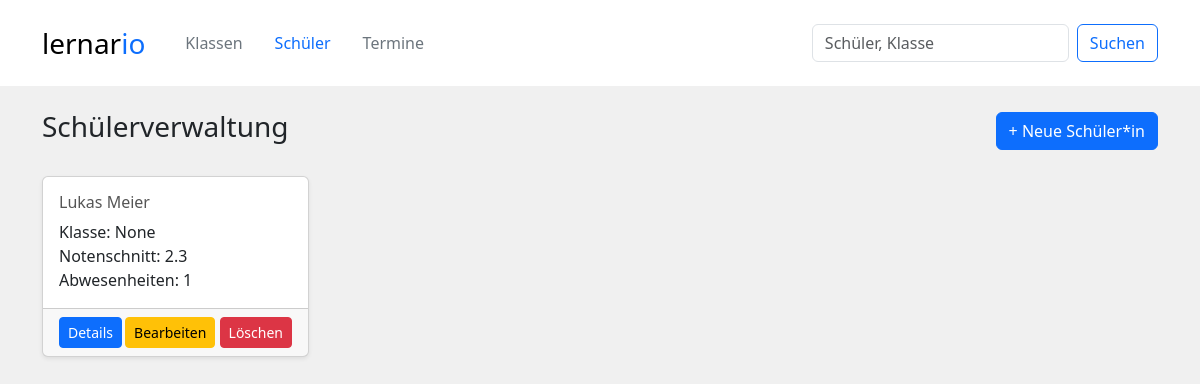
The app's page /schueler/ with its own data.
### tables this page shows
CREATE TABLE schueler (
    schueler_id INTEGER PRIMARY KEY,
    klasse_id INTEGER,
    vorname TEXT,
    nachname TEXT,
    FOREIGN KEY (klasse_id) REFERENCES klassen(klasse_id) ON DELETE CASCADE
);

### controllers/student_controller.py (the view)
@schueler_bp.route('/', methods=['GET'])
def uebersicht():
    schueler_liste = schueler_service.gib_alle_schueler_mit_grundinformationen()
    klassen_liste = class_service.gib_alle_klassen()
    return render_template("schueler.html",
                           schueler_liste=schueler_liste,
                           klassen_liste=klassen_liste,
                           active_page="schueler")

### services/class_service.py (called while the page is built)
def gib_alle_klassen():
    return query_db("SELECT klasse_id, klassenname FROM klassen")

### services/schueler_service.py (called while the page is built)
def gib_alle_schueler_mit_grundinformationen():
    data = query_db(
        """
        select
            schueler.schueler_id,
            schueler.vorname,
            schueler.nachname,
            klassen.klassenname,
            COUNT(DISTINCT abwesenheiten.abwesenheit_id) AS abwesenheiten,
            ROUND(AVG(noten.note), 1) AS notenschnitt
        from schueler
            left JOIN klassen ON schueler.klasse_id = klassen.klasse_id
            left JOIN abwesenheiten ON schueler.schueler_id = abwesenheiten.schueler_id
            left JOIN noten ON schueler.schueler_id = noten.schueler_id
        GROUP BY noten.schueler_id
    """)
    return data

### services/sqllite_db.py (called while the page is built)
def query_db(query, params=(), commit=False):
    with sqlite3.connect(DB_PATH) as conn:
        conn.execute("PRAGMA foreign_keys = ON")#Wichtig damit ON DELETE CASCADE funktioniert
        conn.row_factory = sqlite3.Row
        cursor = conn.cursor()
        cursor.execute(query, params)
        if commit:
            conn.commit()
        data = cursor.fetchall()
        return [dict(row) for row in data]

### templates/schueler.html (shortened to what this page needs)
{% extends "components/layout.html" %}
{% block content %}
<div class="container py-4">
    <div class="d-flex justify-content-between align-items-center mb-4">
        <h3>Schülerverwaltung</h3>
        <button class="btn btn-primary" data-bs-toggle="modal" data-bs-target="#schuelerModal">+ Neue Schüler*in</button>
    </div>
    <div class="row row-cols-1 row-cols-md-3 row-cols-lg-4 g-3">
        {% for schueler in schueler_liste %}
        <div class="col">
            <div class="card h-100 shadow-sm">
                <div class="card-body">
                    <h5 class="card-title">{{ schueler.vorname }} {{ schueler.nachname }}</h5>
                    <p class="card-text">
                        Klasse: {{ schueler.klassenname }}<br>
                        Notenschnitt: {{ schueler.notenschnitt }}<br>
                        Abwesenheiten: {{ schueler.abwesenheiten }}
                    </p>
                </div>
                <div class="card-footer d-flex justify-content-between">
                    <a href="/schueler/{{ schueler.schueler_id }}" class="btn btn-sm btn-primary">Details</a>
                    <div>
                        <a href="/schueler/bearbeiten/{{ schueler.schueler_id }}"
                            class="btn btn-sm btn-warning" data-bs-target="#schuelerBearbeitenModal">Bearbeiten</a>
                        <a href="/schueler/loeschen/{{ schueler.schueler_id }}"
                            class="btn btn-sm btn-danger">Löschen</a>
                    </div>
                </div>
            </div>
        </div>
        {% else %}
        <p>Keine Schüler gefunden.</p>
        {% endfor %}
    </div>
</div>
{% endblock %}

### templates/components/layout.html (style rules this page uses)
body { background: linear-gradient(310deg, rgb(240, 240, 240) 0%, rgb(240, 240, 240) 100%); font-family: 'Segoe UI', sans-serif; }
.card-title { color: #555; font-size: 1rem; }

### records on screen
schueler: vorname "Lukas", nachname "Meier", klassenname "None", notenschnitt "2.3", abwesenheiten "1"
